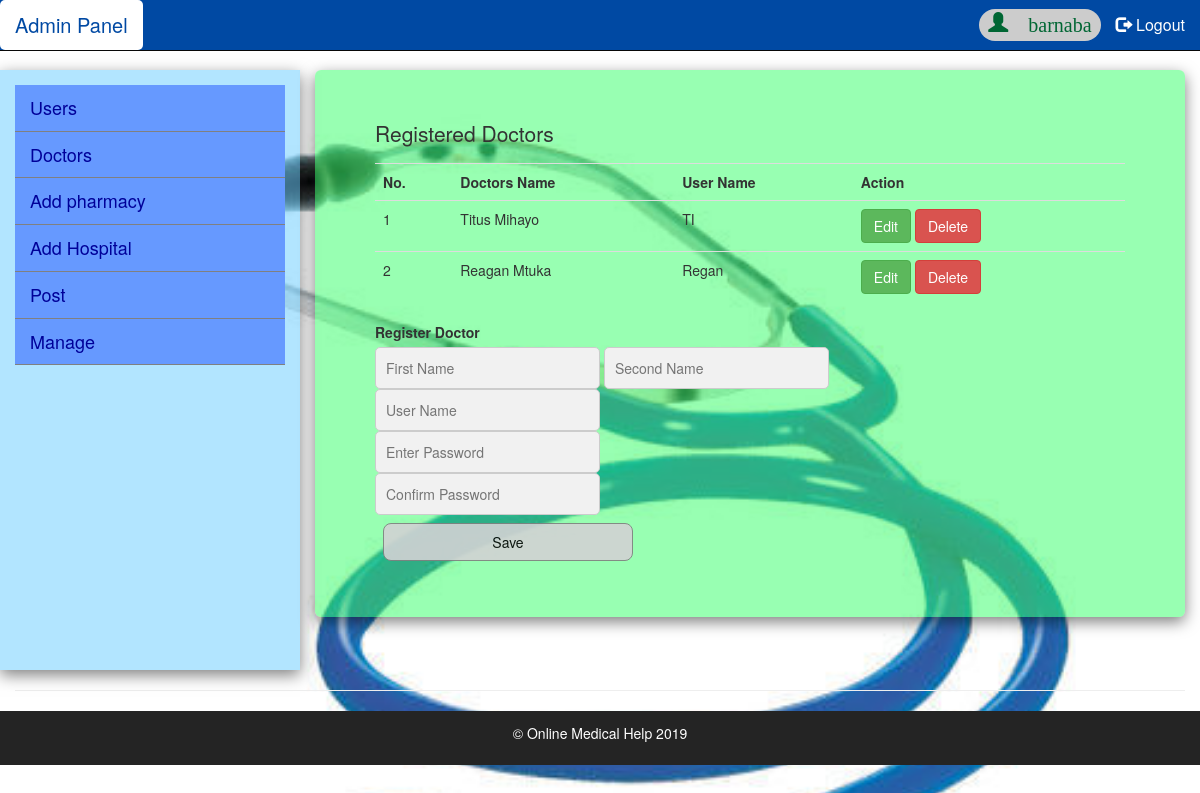
The page /Admin/adddoctor.php (signed in) on the database its author committed.
### tables this page shows
CREATE TABLE `doctortb` (
  `DocID` int(255) NOT NULL,
  `FirstName` varchar(30) NOT NULL,
  `SecondName` varchar(30) NOT NULL,
  `UserName` varchar(30) NOT NULL,
  `Password` varchar(30) NOT NULL
);

### Admin/adddoctor.php (the view, shortened to what this page needs)
<?php
include_once('../phpfiles/loginconn.php');
    $sql = "SELECT * FROM doctortb";
    $records =mysqli_query($db, $sql);
    $hupdate=false;
  $Fname='';
  $Sname='';
  $Uname='';
?>
<!DOCTYPE html>
<html lang="en" class="allpage">
<head>
  <link rel="stylesheet" href="https://maxcdn.bootstrapcdn.com/bootstrap/3.4.0/css/bootstrap.min.css">
  <link  rel=" stylesheet" type="text/css" href="../css/layout.css" />
  <link  rel=" stylesheet" type="text/css" href="../css/addhospital.css" />
</head>
<body>
<div class="navbar navbar-fixed-top navbar-inverse" role="navigation">
    <div class="container-fluid">
        <div class="navbar-header">
            <a class="active navbar-brand" href="#">Admin Panel</a>
        </div>
        <div class="collapse navbar-collapse">
            <ul class="nav navbar-nav navbar-right">
               <li class="glyphicon glyphicon-user" style="margin-top: 8px; font-size: 20px; color: #006633; cursor: pointer; background-color: #ccc; padding: 9px; border-radius: 20px; padding-top: 3px; ">
                    <?php if (isset($_SESSION['loged'])) {
                        echo $_SESSION['loged'];
                      } ?>
               </li>
                <li><a href="logout.php"><span class="glyphicon glyphicon-log-out"></span> Logout</a></li>
            </ul>
        </div>
    </div>
</div>
<div class="container-fluid">
    <div class="row row-offcanvas row-offcanvas-left">
        <div class="col-xs-6 col-sm-3 sidebar-offcanvas" id="sidebar" role="navigation">
            <?php
                require '../menu/adminsidebar.php';
            ?>
        </div>
        <div class="col-xs-12 col-sm-9">
            <br>
            <div class="jumbotron">
                <table class="table">
                  <p>Registered Doctors</p>
                     <tr>
                        <th>No.</th>
                        <th>Doctors Name</th>
                        <th>User Name</th>
                        <th>Action</th>
                     </tr>
                    <?php
                    $SNo=1;
                    while ($row = mysqli_fetch_assoc($records)): ?>
                       <tr>
                           <td><?php echo $SNo; ?></td>
                           <td><?php echo $row['FirstName']; ?> <?php echo $row['SecondName'];?></td>
                           <td><?php echo $row['UserName']; ?></td>
                           <td>
                                <a href="adddoctor.php?edit=<?php echo $row['DocID']; ?>" class="btn btn-success">Edit</a>
                                <a href="adddoctor.php?delete=<?php echo $row['DocID']; ?>" class="btn btn-danger">Delete</a>
                           </td>
                       </tr>
                    <?php $SNo++; endwhile; ?>
                </table>
                <form action="" method="POST" >
                    <div class="">
                        <label for="Hospital name">Register Doctor</label></br>
                    </div>
                    <div class="">
                        <input type="text" placeholder="First Name" value="<?php echo $Fname;?>" name="firsrname" required>
                        <input type="text" placeholder="Second Name" value="<?php echo $Sname;?>" name="secondname" required></br>
                    </div>
                    <div class="">
                        <input type="text" placeholder="User Name" value="<?php echo $Uname;?>" name="username" required></br>
                    </div>
                    <div class="">
                        <input type="Password" placeholder="Enter Password" value="" name="psw" required></br>
                    </div>
                    <div class="">
                        <input type="Password" placeholder="Confirm Password" value="" name="cpsw" required></br>
                    </div>
                    <div class="clearfix">
                      <?php if ($hupdate == true): ?>
                        <button type="submit" class="btn btn-primary col-xs-4 col-sm-4 " name="update">Update</button>
                      <?php else: ?>
                         <button type="submit" class="signupbtn col-xs-4 col-sm-4 " name="save">Save</button>
                      <?php endif; ?>
                    </div>
                </form>
            </div>
        </div>
    </div>
    <hr>
</div>
<footer >
         <p>© Online Medical Help 2019</p>
</footer>
</body>
</html>

### css/layout.css (style rules this page uses)
.navbar { background-color: #0049a3; margin-bottom: 0px; }
.navbar-inverse .navbar-brand { color: #fff; font-size: 20px; }
.navbar-right { font-size: 16px; }
.navbar-inverse .navbar-nav li a { color: #fff; }
body { padding-top: 50px; height: 100%; background-image: url("../image/image11.jpg"); background-size: cover; }
footer { text-align: center; background-color: #242424; color: #fff; width: 100%; padding: 12px 12px; margin-bottom: 0px; }
#sidebar { margin-top: 20px; font-size: 18px; padding:15px; height: 600px; background-color: rgba(102,204,255,.5); box-shadow: 0 5px 15px rgba(0,0,0,.5); }
.jumbotron { background-color: rgba(51,255,102,.5); box-shadow: 0 5px 15px rgba(0,0,0,.5); }

### css/addhospital.css (style rules this page uses)
* { box-sizing: border-box }
input[type=text], input[type=password] { width: 30%; padding: 10px; margin:0; display: inline; border: none; background: #f1f1f1; border: 1px solid #ccc; border-radius: 5px; }
button { background-color: #d2d2d4; color: black; padding: 8px 5px; margin: 8px; border: 1px solid grey; cursor: pointer; opacity: 0.9; border-radius: 8px; }

### rows shown on the page
doctortb: FirstName "Titus", SecondName "Mihayo", UserName "TI"
doctortb: FirstName "Reagan", SecondName "Mtuka", UserName "Regan"

### other values the page prints
$_SESSION['loged'] "barnaba"
